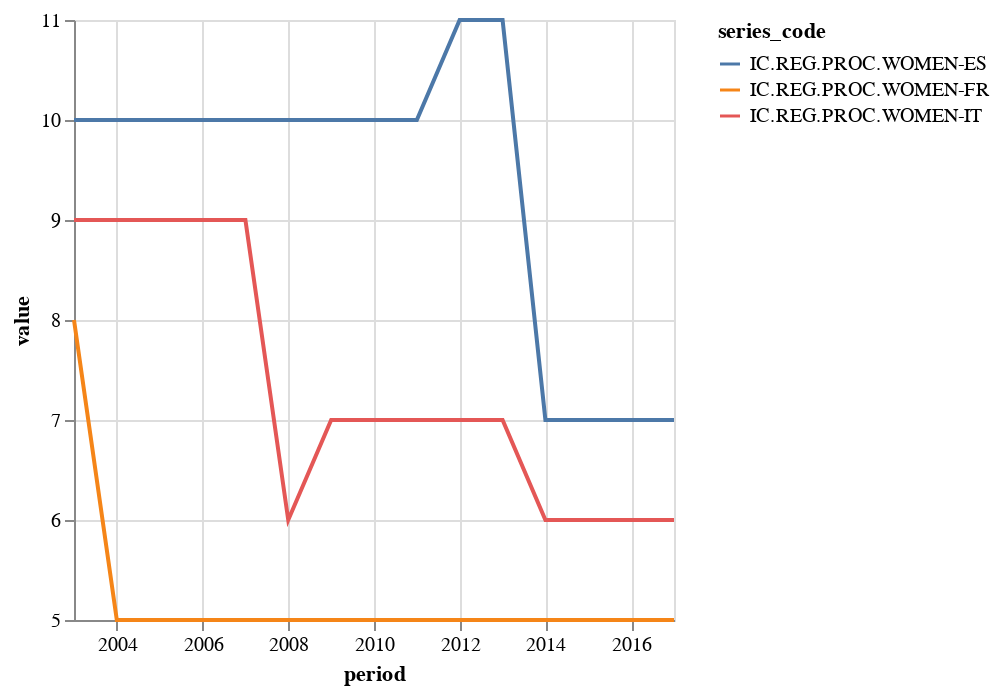

Write notebook code for a chart like this one.
### Code cell
chart = Chart(df4_clean).mark_line().encode(
    x='period',
    y=Y('value', scale=Scale(zero=False)),
    color='series_code',
)
chart

### Figure 1 — Vega-Lite specification as saved in the notebook (floating-point values rounded to 4 significant figures)
{"$schema": "https://vega.github.io/schema/vega-lite/v1.2.1.json", "data": {"values": [{"@frequency": "annual", "country": "FR", "country_label": "France", "dataset_code": "DB", "dataset_name": "Doing Business", "indicator": "IC.REG.PROC.WOMEN", "indicator_label": "Procedures required to start a business - Women (number)", "period": "2003-01-01", "provider_code": "WB", "series_code": "IC.REG.PROC.WOMEN-FR", "series_name": "Procedures required to start a business - Women (number) – France", "value": 8}, {"@frequency": "annual", "country": "FR", "country_label": "France", "dataset_code": "DB", "dataset_name": "Doing Business", "indicator": "IC.REG.PROC.WOMEN", "indicator_label": "Procedures required to start a business - Women (number)", "period": "2004-01-01", "provider_code": "WB", "series_code": "IC.REG.PROC.WOMEN-FR", "series_name": "Procedures required to start a business - Women (number) – France", "value": 5}, {"@frequency": "annual", "country": "FR", "country_label": "France", "dataset_code": "DB", "dataset_name": "Doing Business", "indicator": "IC.REG.PROC.WOMEN", "indicator_label": "Procedures required to start a business - Women (number)", "period": "2005-01-01", "provider_code": "WB", "series_code": "IC.REG.PROC.WOMEN-FR", "series_name": "Procedures required to start a business - Women (number) – France", "value": 5}, {"@frequency": "annual", "country": "FR", "country_label": "France", "dataset_code": "DB", "dataset_name": "Doing Business", "indicator": "IC.REG.PROC.WOMEN", "indicator_label": "Procedures required to start a business - Women (number)", "period": "2006-01-01", "provider_code": "WB", "series_code": "IC.REG.PROC.WOMEN-FR", "series_name": "Procedures required to start a business - Women (number) – France", "value": 5}, {"@frequency": "annual", "country": "FR", "country_label": "France", "dataset_code": "DB", "dataset_name": "Doing Business", "indicator": "IC.REG.PROC.WOMEN", "indicator_label": "Procedures required to start a business - Women (number)", "period": "2007-01-01", "provider_code": "WB", "series_code": "IC.REG.PROC.WOMEN-FR", "series_name": "Procedures required to start a business - Women (number) – France", "value": 5}, {"@frequency": "annual", "country": "FR", "country_label": "France", "dataset_code": "DB", "dataset_name": "Doing Business", "indicator": "IC.REG.PROC.WOMEN", "indicator_label": "Procedures required to start a business - Women (number)", "period": "2008-01-01", "provider_code": "WB", "series_code": "IC.REG.PROC.WOMEN-FR", "series_name": "Procedures required to start a business - Women (number) – France", "value": 5}, {"@frequency": "annual", "country": "FR", "country_label": "France", "dataset_code": "DB", "dataset_name": "Doing Business", "indicator": "IC.REG.PROC.WOMEN", "indicator_label": "Procedures required to start a business - Women (number)", "period": "2009-01-01", "provider_code": "WB", "series_code": "IC.REG.PROC.WOMEN-FR", "series_name": "Procedures required to start a business - Women (number) – France", "value": 5}, {"@frequency": "annual", "country": "FR", "country_label": "France", "dataset_code": "DB", "dataset_name": "Doing Business", "indicator": "IC.REG.PROC.WOMEN", "indicator_label": "Procedures required to start a business - Women (number)", "period": "2010-01-01", "provider_code": "WB", "series_code": "IC.REG.PROC.WOMEN-FR", "series_name": "Procedures required to start a business - Women (number) – France", "value": 5}, {"@frequency": "annual", "country": "FR", "country_label": "France", "dataset_code": "DB", "dataset_name": "Doing Business", "indicator": "IC.REG.PROC.WOMEN", "indicator_label": "Procedures required to start a business - Women (number)", "period": "2011-01-01", "provider_code": "WB", "series_code": "IC.REG.PROC.WOMEN-FR", "series_name": "Procedures required to start a business - Women (number) – France", "value": 5}, {"@frequency": "annual", "country": "FR", "country_label": "France", "dataset_code": "DB", "dataset_name": "Doing Business", "indicator": "IC.REG.PROC.WOMEN", "indicator_label": "Procedures required to start a business - Women (number)", "period": "2012-01-01", "provider_code": "WB", "series_code": "IC.REG.PROC.WOMEN-FR", "series_name": "Procedures required to start a business - Women (number) – France", "value": 5}, {"@frequency": "annual", "country": "FR", "country_label": "France", "dataset_code": "DB", "dataset_name": "Doing Business", "indicator": "IC.REG.PROC.WOMEN", "indicator_label": "Procedures required to start a business - Women (number)", "period": "2013-01-01", "provider_code": "WB", "series_code": "IC.REG.PROC.WOMEN-FR", "series_name": "Procedures required to start a business - Women (number) – France", "value": 5}, {"@frequency": "annual", "country": "FR", "country_label": "France", "dataset_code": "DB", "dataset_name": "Doing Business", "indicator": "IC.REG.PROC.WOMEN", "indicator_label": "Procedures required to start a business - Women (number)", "period": "2014-01-01", "provider_code": "WB", "series_code": "IC.REG.PROC.WOMEN-FR", "series_name": "Procedures required to start a business - Women (number) – France", "value": 5}, {"@frequency": "annual", "country": "FR", "country_label": "France", "dataset_code": "DB", "dataset_name": "Doing Business", "indicator": "IC.REG.PROC.WOMEN", "indicator_label": "Procedures required to start a business - Women (number)", "period": "2015-01-01", "provider_code": "WB", "series_code": "IC.REG.PROC.WOMEN-FR", "series_name": "Procedures required to start a business - Women (number) – France", "value": 5}, {"@frequency": "annual", "country": "FR", "country_label": "France", "dataset_code": "DB", "dataset_name": "Doing Business", "indicator": "IC.REG.PROC.WOMEN", "indicator_label": "Procedures required to start a business - Women (number)", "period": "2016-01-01", "provider_code": "WB", "series_code": "IC.REG.PROC.WOMEN-FR", "series_name": "Procedures required to start a business - Women (number) – France", "value": 5}, {"@frequency": "annual", "country": "FR", "country_label": "France", "dataset_code": "DB", "dataset_name": "Doing Business", "indicator": "IC.REG.PROC.WOMEN", "indicator_label": "Procedures required to start a business - Women (number)", "period": "2017-01-01", "provider_code": "WB", "series_code": "IC.REG.PROC.WOMEN-FR", "series_name": "Procedures required to start a business - Women (number) – France", "value": 5}, {"@frequency": "annual", "country": "IT", "country_label": "Italy", "dataset_code": "DB", "dataset_name": "Doing Business", "indicator": "IC.REG.PROC.WOMEN", "indicator_label": "Procedures required to start a business - Women (number)", "period": "2003-01-01", "provider_code": "WB", "series_code": "IC.REG.PROC.WOMEN-IT", "series_name": "Procedures required to start a business - Women (number) – Italy", "value": 9}, {"@frequency": "annual", "country": "IT", "country_label": "Italy", "dataset_code": "DB", "dataset_name": "Doing Business", "indicator": "IC.REG.PROC.WOMEN", "indicator_label": "Procedures required to start a business - Women (number)", "period": "2004-01-01", "provider_code": "WB", "series_code": "IC.REG.PROC.WOMEN-IT", "series_name": "Procedures required to start a business - Women (number) – Italy", "value": 9}, {"@frequency": "annual", "country": "IT", "country_label": "Italy", "dataset_code": "DB", "dataset_name": "Doing Business", "indicator": "IC.REG.PROC.WOMEN", "indicator_label": "Procedures required to start a business - Women (number)", "period": "2005-01-01", "provider_code": "WB", "series_code": "IC.REG.PROC.WOMEN-IT", "series_name": "Procedures required to start a business - Women (number) – Italy", "value": 9}, {"@frequency": "annual", "country": "IT", "country_label": "Italy", "dataset_code": "DB", "dataset_name": "Doing Business", "indicator": "IC.REG.PROC.WOMEN", "indicator_label": "Procedures required to start a business - Women (number)", "period": "2006-01-01", "provider_code": "WB", "series_code": "IC.REG.PROC.WOMEN-IT", "series_name": "Procedures required to start a business - Women (number) – Italy", "value": 9}, {"@frequency": "annual", "country": "IT", "country_label": "Italy", "dataset_code": "DB", "dataset_name": "Doing Business", "indicator": "IC.REG.PROC.WOMEN", "indicator_label": "Procedures required to start a business - Women (number)", "period": "2007-01-01", "provider_code": "WB", "series_code": "IC.REG.PROC.WOMEN-IT", "series_name": "Procedures required to start a business - Women (number) – Italy", "value": 9}, {"@frequency": "annual", "country": "IT", "country_label": "Italy", "dataset_code": "DB", "dataset_name": "Doing Business", "indicator": "IC.REG.PROC.WOMEN", "indicator_label": "Procedures required to start a business - Women (number)", "period": "2008-01-01", "provider_code": "WB", "series_code": "IC.REG.PROC.WOMEN-IT", "series_name": "Procedures required to start a business - Women (number) – Italy", "value": 6}, {"@frequency": "annual", "country": "IT", "country_label": "Italy", "dataset_code": "DB", "dataset_name": "Doing Business", "indicator": "IC.REG.PROC.WOMEN", "indicator_label": "Procedures required to start a business - Women (number)", "period": "2009-01-01", "provider_code": "WB", "series_code": "IC.REG.PROC.WOMEN-IT", "series_name": "Procedures required to start a business - Women (number) – Italy", "value": 7}, {"@frequency": "annual", "country": "IT", "country_label": "Italy", "dataset_code": "DB", "dataset_name": "Doing Business", "indicator": "IC.REG.PROC.WOMEN", "indicator_label": "Procedures required to start a business - Women (number)", "period": "2010-01-01", "provider_code": "WB", "series_code": "IC.REG.PROC.WOMEN-IT", "series_name": "Procedures required to start a business - Women (number) – Italy", "value": 7}, {"@frequency": "annual", "country": "IT", "country_label": "Italy", "dataset_code": "DB", "dataset_name": "Doing Business", "indicator": "IC.REG.PROC.WOMEN", "indicator_label": "Procedures required to start a business - Women (number)", "period": "2011-01-01", "provider_code": "WB", "series_code": "IC.REG.PROC.WOMEN-IT", "series_name": "Procedures required to start a business - Women (number) – Italy", "value": 7}, {"@frequency": "annual", "country": "IT", "country_label": "Italy", "dataset_code": "DB", "dataset_name": "Doing Business", "indicator": "IC.REG.PROC.WOMEN", "indicator_label": "Procedures required to start a business - Women (number)", "period": "2012-01-01", "provider_code": "WB", "series_code": "IC.REG.PROC.WOMEN-IT", "series_name": "Procedures required to start a business - Women (number) – Italy", "value": 7}, {"@frequency": "annual", "country": "IT", "country_label": "Italy", "dataset_code": "DB", "dataset_name": "Doing Business", "indicator": "IC.REG.PROC.WOMEN", "indicator_label": "Procedures required to start a business - Women (number)", "period": "2013-01-01", "provider_code": "WB", "series_code": "IC.REG.PROC.WOMEN-IT", "series_name": "Procedures required to start a business - Women (number) – Italy", "value": 7}, {"@frequency": "annual", "country": "IT", "country_label": "Italy", "dataset_code": "DB", "dataset_name": "Doing Business", "indicator": "IC.REG.PROC.WOMEN", "indicator_label": "Procedures required to start a business - Women (number)", "period": "2014-01-01", "provider_code": "WB", "series_code": "IC.REG.PROC.WOMEN-IT", "series_name": "Procedures required to start a business - Women (number) – Italy", "value": 6}, {"@frequency": "annual", "country": "IT", "country_label": "Italy", "dataset_code": "DB", "dataset_name": "Doing Business", "indicator": "IC.REG.PROC.WOMEN", "indicator_label": "Procedures required to start a business - Women (number)", "period": "2015-01-01", "provider_code": "WB", "series_code": "IC.REG.PROC.WOMEN-IT", "series_name": "Procedures required to start a business - Women (number) – Italy", "value": 6}, {"@frequency": "annual", "country": "IT", "country_label": "Italy", "dataset_code": "DB", "dataset_name": "Doing Business", "indicator": "IC.REG.PROC.WOMEN", "indicator_label": "Procedures required to start a business - Women (number)", "period": "2016-01-01", "provider_code": "WB", "series_code": "IC.REG.PROC.WOMEN-IT", "series_name": "Procedures required to start a business - Women (number) – Italy", "value": 6}, {"@frequency": "annual", "country": "IT", "country_label": "Italy", "dataset_code": "DB", "dataset_name": "Doing Business", "indicator": "IC.REG.PROC.WOMEN", "indicator_label": "Procedures required to start a business - Women (number)", "period": "2017-01-01", "provider_code": "WB", "series_code": "IC.REG.PROC.WOMEN-IT", "series_name": "Procedures required to start a business - Women (number) – Italy", "value": 6}, {"@frequency": "annual", "country": "ES", "country_label": "Spain", "dataset_code": "DB", "dataset_name": "Doing Business", "indicator": "IC.REG.PROC.WOMEN", "indicator_label": "Procedures required to start a business - Women (number)", "period": "2003-01-01", "provider_code": "WB", "series_code": "IC.REG.PROC.WOMEN-ES", "series_name": "Procedures required to start a business - Women (number) – Spain", "value": 10}, {"@frequency": "annual", "country": "ES", "country_label": "Spain", "dataset_code": "DB", "dataset_name": "Doing Business", "indicator": "IC.REG.PROC.WOMEN", "indicator_label": "Procedures required to start a business - Women (number)", "period": "2004-01-01", "provider_code": "WB", "series_code": "IC.REG.PROC.WOMEN-ES", "series_name": "Procedures required to start a business - Women (number) – Spain", "value": 10}, {"@frequency": "annual", "country": "ES", "country_label": "Spain", "dataset_code": "DB", "dataset_name": "Doing Business", "indicator": "IC.REG.PROC.WOMEN", "indicator_label": "Procedures required to start a business - Women (number)", "period": "2005-01-01", "provider_code": "WB", "series_code": "IC.REG.PROC.WOMEN-ES", "series_name": "Procedures required to start a business - Women (number) – Spain", "value": 10}, {"@frequency": "annual", "country": "ES", "country_label": "Spain", "dataset_code": "DB", "dataset_name": "Doing Business", "indicator": "IC.REG.PROC.WOMEN", "indicator_label": "Procedures required to start a business - Women (number)", "period": "2006-01-01", "provider_code": "WB", "series_code": "IC.REG.PROC.WOMEN-ES", "series_name": "Procedures required to start a business - Women (number) – Spain", "value": 10}, {"@frequency": "annual", "country": "ES", "country_label": "Spain", "dataset_code": "DB", "dataset_name": "Doing Business", "indicator": "IC.REG.PROC.WOMEN", "indicator_label": "Procedures required to start a business - Women (number)", "period": "2007-01-01", "provider_code": "WB", "series_code": "IC.REG.PROC.WOMEN-ES", "series_name": "Procedures required to start a business - Women (number) – Spain", "value": 10}, {"@frequency": "annual", "country": "ES", "country_label": "Spain", "dataset_code": "DB", "dataset_name": "Doing Business", "indicator": "IC.REG.PROC.WOMEN", "indicator_label": "Procedures required to start a business - Women (number)", "period": "2008-01-01", "provider_code": "WB", "series_code": "IC.REG.PROC.WOMEN-ES", "series_name": "Procedures required to start a business - Women (number) – Spain", "value": 10}, {"@frequency": "annual", "country": "ES", "country_label": "Spain", "dataset_code": "DB", "dataset_name": "Doing Business", "indicator": "IC.REG.PROC.WOMEN", "indicator_label": "Procedures required to start a business - Women (number)", "period": "2009-01-01", "provider_code": "WB", "series_code": "IC.REG.PROC.WOMEN-ES", "series_name": "Procedures required to start a business - Women (number) – Spain", "value": 10}, {"@frequency": "annual", "country": "ES", "country_label": "Spain", "dataset_code": "DB", "dataset_name": "Doing Business", "indicator": "IC.REG.PROC.WOMEN", "indicator_label": "Procedures required to start a business - Women (number)", "period": "2010-01-01", "provider_code": "WB", "series_code": "IC.REG.PROC.WOMEN-ES", "series_name": "Procedures required to start a business - Women (number) – Spain", "value": 10}, {"@frequency": "annual", "country": "ES", "country_label": "Spain", "dataset_code": "DB", "dataset_name": "Doing Business", "indicator": "IC.REG.PROC.WOMEN", "indicator_label": "Procedures required to start a business - Women (number)", "period": "2011-01-01", "provider_code": "WB", "series_code": "IC.REG.PROC.WOMEN-ES", "series_name": "Procedures required to start a business - Women (number) – Spain", "value": 10}, {"@frequency": "annual", "country": "ES", "country_label": "Spain", "dataset_code": "DB", "dataset_name": "Doing Business", "indicator": "IC.REG.PROC.WOMEN", "indicator_label": "Procedures required to start a business - Women (number)", "period": "2012-01-01", "provider_code": "WB", "series_code": "IC.REG.PROC.WOMEN-ES", "series_name": "Procedures required to start a business - Women (number) – Spain", "value": 11}, {"@frequency": "annual", "country": "ES", "country_label": "Spain", "dataset_code": "DB", "dataset_name": "Doing Business", "indicator": "IC.REG.PROC.WOMEN", "indicator_label": "Procedures required to start a business - Women (number)", "period": "2013-01-01", "provider_code": "WB", "series_code": "IC.REG.PROC.WOMEN-ES", "series_name": "Procedures required to start a business - Women (number) – Spain", "value": 11}, {"@frequency": "annual", "country": "ES", "country_label": "Spain", "dataset_code": "DB", "dataset_name": "Doing Business", "indicator": "IC.REG.PROC.WOMEN", "indicator_label": "Procedures required to start a business - Women (number)", "period": "2014-01-01", "provider_code": "WB", "series_code": "IC.REG.PROC.WOMEN-ES", "series_name": "Procedures required to start a business - Women (number) – Spain", "value": 7}, {"@frequency": "annual", "country": "ES", "country_label": "Spain", "dataset_code": "DB", "dataset_name": "Doing Business", "indicator": "IC.REG.PROC.WOMEN", "indicator_label": "Procedures required to start a business - Women (number)", "period": "2015-01-01", "provider_code": "WB", "series_code": "IC.REG.PROC.WOMEN-ES", "series_name": "Procedures required to start a business - Women (number) – Spain", "value": 7}, {"@frequency": "annual", "country": "ES", "country_label": "Spain", "dataset_code": "DB", "dataset_name": "Doing Business", "indicator": "IC.REG.PROC.WOMEN", "indicator_label": "Procedures required to start a business - Women (number)", "period": "2016-01-01", "provider_code": "WB", "series_code": "IC.REG.PROC.WOMEN-ES", "series_name": "Procedures required to start a business - Women (number) – Spain", "value": 7}, {"@frequency": "annual", "country": "ES", "country_label": "Spain", "dataset_code": "DB", "dataset_name": "Doing Business", "indicator": "IC.REG.PROC.WOMEN", "indicator_label": "Procedures required to start a business - Women (number)", "period": "2017-01-01", "provider_code": "WB", "series_code": "IC.REG.PROC.WOMEN-ES", "series_name": "Procedures required to start a business - Women (number) – Spain", "value": 7}]}, "encoding": {"color": {"field": "series_code", "type": "nominal"}, "x": {"field": "period", "type": "temporal"}, "y": {"field": "value", "scale": {"zero": false}, "type": "quantitative"}}, "mark": "line"}
